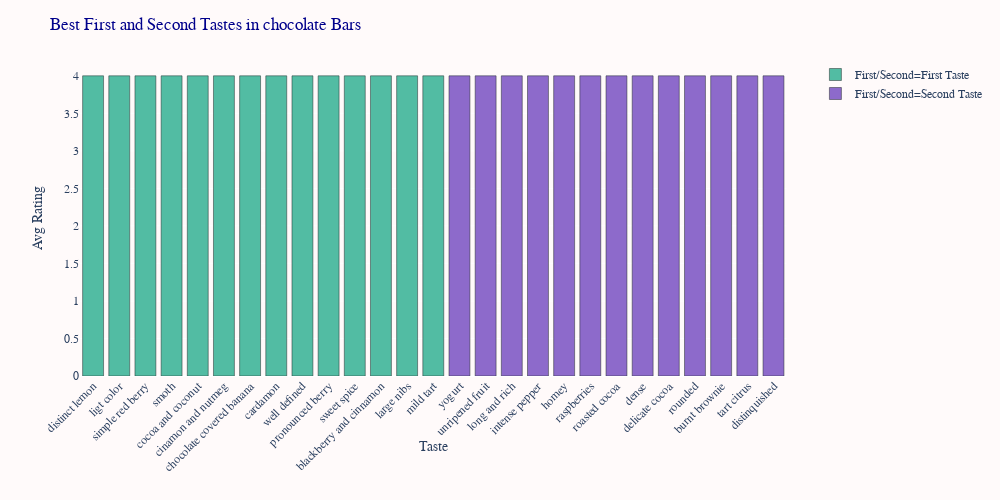
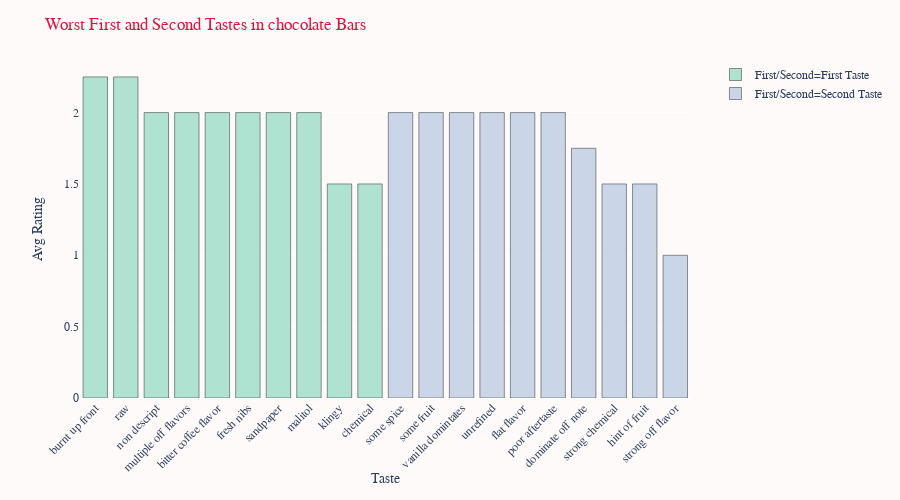
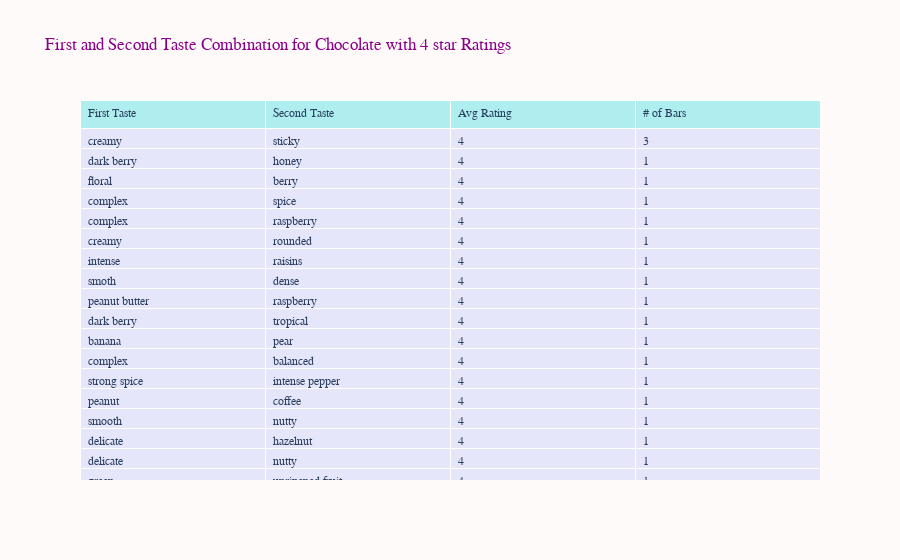

The notebook cell saved with these charts, in order:
### Markdown cell above
_Plot these indiviual best tastes, individual worst tastes and best |combination of first, second taste_

### Code cell
# --- Plot best tastes ---

fig = px.bar(combined_best_taste, x="Taste", y="Avg Rating", color="First/Second",color_discrete_sequence=['rgb(82,188,163)','rgb(141,106,203)'])

fig=fig.update_layout(
    autosize=False,
    width=1000,
    height=500,
    paper_bgcolor="snow",
    plot_bgcolor="snow",
    title_text="Best First and Second Tastes in chocolate Bars",
    xaxis_tickangle=-45,
    font_family="Arial",
    title_font_family="Times New Roman",
    title_font_color="darkblue",
    
    
)
fig=fig.update_traces(marker_line_color='#222A2A')
fig.show()

#---- Plot Worst tastes ---

fig1 = px.bar(combined_worst_taste, x="Taste", y="Avg Rating", color="First/Second",color_discrete_sequence=['rgb(176,226,209)',"rgb(203,213,232)"])

fig1=fig1.update_layout(
    autosize=False,
    width=900,
    height=500,
    
    paper_bgcolor="snow",
    plot_bgcolor="snow",
    title_text="Worst First and Second Tastes in chocolate Bars",
    xaxis_tickangle=-45,
    font_family="Arial",
    title_font_family="Times New Roman",
    title_font_color="crimson",

)

fig1=fig1.update_traces(marker_line_color='#222A2A')
fig1.show()

#--- Table showing combination of First and Second taste of bars with rating ==4.0 --- 

fig2 = go.Figure(data=[go.Table(
    header=dict(values=list(["First Taste","Second Taste","Avg Rating", '# of Bars']),
                fill_color='paleturquoise',
                align='left'),
    cells=dict(values=[first_second_4_stars.first_taste, first_second_4_stars.second_taste, first_second_4_stars['Avg Rating'], first_second_4_stars['# of bars']],
               fill_color='lavender',
               align='left'))
])

fig2=fig2.update_layout(
    paper_bgcolor="snow",
    plot_bgcolor="snow",
    title_text="First and Second Taste Combination for Chocolate with 4 star Ratings",
    font_family="Arial",
    title_font_family="Times New Roman",
    title_font_color="darkmagenta",

)
fig2.show()

### Figure 1 — Plotly figure (JSON) as saved in the notebook; plotly's stock layout.template omitted (floating-point values rounded to 4 significant figures)
{"data": [{"alignmentgroup": "True", "hoverlabel": {"namelength": 0}, "hovertemplate": "First/Second=First Taste<br>Taste=%{x}<br>Avg Rating=%{y}", "legendgroup": "First/Second=First Taste", "marker": {"color": "rgb(82,188,163)", "line": {"color": "#222A2A"}}, "name": "First/Second=First Taste", "offsetgroup": "First/Second=First Taste", "orientation": "v", "showlegend": true, "textposition": "auto", "type": "bar", "x": ["distinct lemon", "ligt color", "simple red berry", "smoth", "cocoa and coconut", "cinamon and nutmeg", "chocolate covered banana", "cardamon", "well defined", "pronounced berry", "sweet spice", "blackberry and cinnamon", "large nibs", "mild tart"], "xaxis": "x", "y": [4, 4, 4, 4, 4, 4, 4, 4, 4, 4, 4, 4, 4, 4], "yaxis": "y"}, {"alignmentgroup": "True", "hoverlabel": {"namelength": 0}, "hovertemplate": "First/Second=Second Taste<br>Taste=%{x}<br>Avg Rating=%{y}", "legendgroup": "First/Second=Second Taste", "marker": {"color": "rgb(141,106,203)", "line": {"color": "#222A2A"}}, "name": "First/Second=Second Taste", "offsetgroup": "First/Second=Second Taste", "orientation": "v", "showlegend": true, "textposition": "auto", "type": "bar", "x": ["yogurt", "unripened fruit", "long and rich", "intense pepper", "homey", "raspberries", "roasted cocoa", "dense", "delicate cocoa", "rounded", "burnt brownie", "tart citrus", "distinquished"], "xaxis": "x", "y": [4, 4, 4, 4, 4, 4, 4, 4, 4, 4, 4, 4, 4], "yaxis": "y"}], "layout": {"autosize": false, "barmode": "relative", "font": {"family": "Arial"}, "height": 500, "legend": {"tracegroupgap": 0}, "margin": {"t": 60}, "paper_bgcolor": "snow", "plot_bgcolor": "snow", "title": {"font": {"color": "darkblue", "family": "Times New Roman"}, "text": "Best First and Second Tastes in chocolate Bars"}, "width": 1000, "xaxis": {"anchor": "y", "domain": [0, 0.98], "tickangle": -45, "title": {"text": "Taste"}}, "yaxis": {"anchor": "x", "domain": [0, 1], "title": {"text": "Avg Rating"}}}}

### Figure 2 — Plotly figure (JSON) as saved in the notebook; plotly's stock layout.template omitted (floating-point values rounded to 4 significant figures)
{"data": [{"alignmentgroup": "True", "hoverlabel": {"namelength": 0}, "hovertemplate": "First/Second=First Taste<br>Taste=%{x}<br>Avg Rating=%{y}", "legendgroup": "First/Second=First Taste", "marker": {"color": "rgb(176,226,209)", "line": {"color": "#222A2A"}}, "name": "First/Second=First Taste", "offsetgroup": "First/Second=First Taste", "orientation": "v", "showlegend": true, "textposition": "auto", "type": "bar", "x": ["burnt up front", "raw", "non descript", "multiple off flavors", "bitter coffee flavor", "fresh nibs", "sandpaper", "malitol", "klingy", "chemical"], "xaxis": "x", "y": [2.25, 2.25, 2, 2, 2, 2, 2, 2, 1.5, 1.5], "yaxis": "y"}, {"alignmentgroup": "True", "hoverlabel": {"namelength": 0}, "hovertemplate": "First/Second=Second Taste<br>Taste=%{x}<br>Avg Rating=%{y}", "legendgroup": "First/Second=Second Taste", "marker": {"color": "rgb(203,213,232)", "line": {"color": "#222A2A"}}, "name": "First/Second=Second Taste", "offsetgroup": "First/Second=Second Taste", "orientation": "v", "showlegend": true, "textposition": "auto", "type": "bar", "x": ["some spice", "some fruit", "vanilla domintates", "unrefined", "flat flavor", "poor aftertaste", "dominate off note", "strong chemical", "hint of fruit", "strong off flavor"], "xaxis": "x", "y": [2, 2, 2, 2, 2, 2, 1.75, 1.5, 1.5, 1], "yaxis": "y"}], "layout": {"autosize": false, "barmode": "relative", "font": {"family": "Arial"}, "height": 500, "legend": {"tracegroupgap": 0}, "margin": {"t": 60}, "paper_bgcolor": "snow", "plot_bgcolor": "snow", "title": {"font": {"color": "crimson", "family": "Times New Roman"}, "text": "Worst First and Second Tastes in chocolate Bars"}, "width": 900, "xaxis": {"anchor": "y", "domain": [0, 0.98], "tickangle": -45, "title": {"text": "Taste"}}, "yaxis": {"anchor": "x", "domain": [0, 1], "title": {"text": "Avg Rating"}}}}

### Figure 3 — Plotly figure (JSON) as saved in the notebook; plotly's stock layout.template omitted (floating-point values rounded to 4 significant figures; data arrays with more than 128 entries replaced by an {"elided": "..."} marker saying what was removed)
{"data": [{"cells": {"align": "left", "fill": {"color": "lavender"}, "values": {"elided": "4x59 mixed values"}}, "header": {"align": "left", "fill": {"color": "paleturquoise"}, "values": ["First Taste", "Second Taste", "Avg Rating", "# of Bars"]}, "type": "table"}], "layout": {"font": {"family": "Arial"}, "paper_bgcolor": "snow", "plot_bgcolor": "snow", "title": {"font": {"color": "darkmagenta", "family": "Times New Roman"}, "text": "First and Second Taste Combination for Chocolate with 4 star Ratings"}}}
